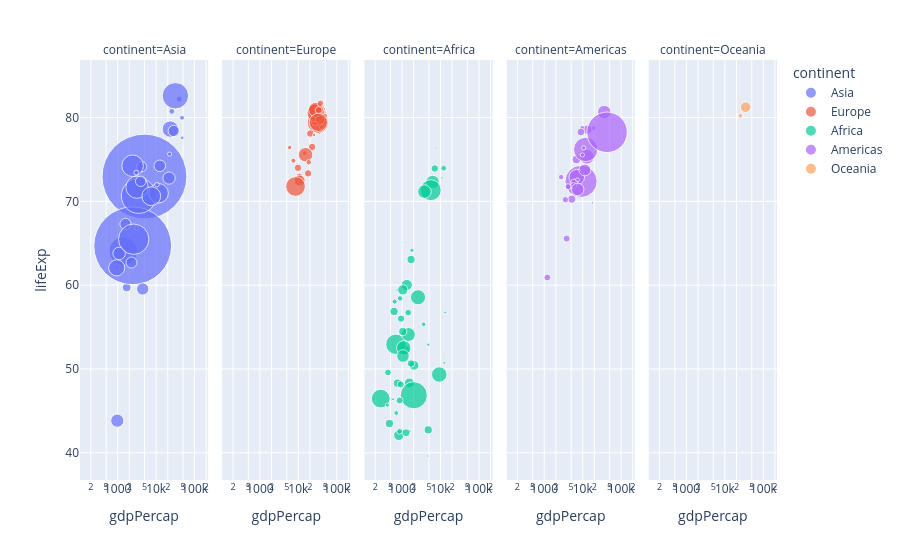

The cell this chart's notebook holds for it:
### Markdown cell above
### Task 5: Create Interactive Animations and Facet Plots

### Code cell
px.scatter(gapminder2007, x = "gdpPercap", y = "lifeExp", color = 'continent',
          size = "pop", size_max = 60, hover_name = "country", facet_col = "continent", log_x = True)

### Figure 1 — Plotly figure (JSON) as saved in the notebook; plotly's stock layout.template omitted (floating-point values rounded to 4 significant figures)
{"data": [{"hovertemplate": "<b>%{hovertext}</b><br><br>continent=Asia<br>gdpPercap=%{x}<br>lifeExp=%{y}<br>pop=%{marker.size}<extra></extra>", "hovertext": ["Afghanistan", "Bahrain", "Bangladesh", "Cambodia", "China", "Hong Kong, China", "India", "Indonesia", "Iran", "Iraq", "Israel", "Japan", "Jordan", "Korea, Dem. Rep.", "Korea, Rep.", "Kuwait", "Lebanon", "Malaysia", "Mongolia", "Myanmar", "Nepal", "Oman", "Pakistan", "Philippines", "Saudi Arabia", "Singapore", "Sri Lanka", "Syria", "Taiwan", "Thailand", "Vietnam", "West Bank and Gaza", "Yemen, Rep."], "legendgroup": "Asia", "marker": {"color": "#636efa", "size": [31889923, 708573, 150448339, 14131858, 1318683096, 6980412, 1110396331, 223547000, 69453570, 27499638, 6426679, 127467972, 6053193, 23301725, 49044790, 2505559, 3921278, 24821286, 2874127, 47761980, 28901790, 3204897, 169270617, 91077287, 27601038, 4553009, 20378239, 19314747, 23174294, 65068149, 85262356, 4018332, 22211743], "sizemode": "area", "sizeref": 366300.0, "symbol": "circle"}, "mode": "markers", "name": "Asia", "orientation": "v", "showlegend": true, "type": "scatter", "x": [974.6, 29800.0, 1391.0, 1714.0, 4959.0, 39720.0, 2452.0, 3541.0, 11610.0, 4471.0, 25520.0, 31660.0, 4519.0, 1593.0, 23350.0, 47310.0, 10460.0, 12450.0, 3096.0, 944.0, 1091.0, 22320.0, 2606.0, 3190.0, 21650.0, 47140.0, 3970.0, 4185.0, 28720.0, 7458.0, 2442.0, 3025.0, 2281.0], "xaxis": "x", "y": [43.83, 75.64, 64.06, 59.72, 72.96, 82.21, 64.7, 70.65, 70.96, 59.55, 80.75, 82.6, 72.53, 67.3, 78.62, 77.59, 71.99, 74.24, 66.8, 62.07, 63.78, 75.64, 65.48, 71.69, 72.78, 79.97, 72.4, 74.14, 78.4, 70.62, 74.25, 73.42, 62.7], "yaxis": "y"}, {"hovertemplate": "<b>%{hovertext}</b><br><br>continent=Europe<br>gdpPercap=%{x}<br>lifeExp=%{y}<br>pop=%{marker.size}<extra></extra>", "hovertext": ["Albania", "Austria", "Belgium", "Bosnia and Herzegovina", "Bulgaria", "Croatia", "Czech Republic", "Denmark", "Finland", "France", "Germany", "Greece", "Hungary", "Iceland", "Ireland", "Italy", "Montenegro", "Netherlands", "Norway", "Poland", "Portugal", "Romania", "Serbia", "Slovak Republic", "Slovenia", "Spain", "Sweden", "Switzerland", "Turkey", "United Kingdom"], "legendgroup": "Europe", "marker": {"color": "#EF553B", "size": [3600523, 8199783, 10392226, 4552198, 7322858, 4493312, 10228744, 5468120, 5238460, 61083916, 82400996, 10706290, 9956108, 301931, 4109086, 58147733, 684736, 16570613, 4627926, 38518241, 10642836, 22276056, 10150265, 5447502, 2009245, 40448191, 9031088, 7554661, 71158647, 60776238], "sizemode": "area", "sizeref": 366300.0, "symbol": "circle"}, "mode": "markers", "name": "Europe", "orientation": "v", "showlegend": true, "type": "scatter", "x": [5937.0, 36130.0, 33690.0, 7446.0, 10680.0, 14620.0, 22830.0, 35280.0, 33210.0, 30470.0, 32170.0, 27540.0, 18010.0, 36180.0, 40680.0, 28570.0, 9254.0, 36800.0, 49360.0, 15390.0, 20510.0, 10810.0, 9787.0, 18680.0, 25770.0, 28820.0, 33860.0, 37510.0, 8458.0, 33200.0], "xaxis": "x2", "y": [76.42, 79.83, 79.44, 74.85, 73.0, 75.75, 76.49, 78.33, 79.31, 80.66, 79.41, 79.48, 73.34, 81.76, 78.89, 80.55, 74.54, 79.76, 80.2, 75.56, 78.1, 72.48, 74.0, 74.66, 77.93, 80.94, 80.88, 81.7, 71.78, 79.42], "yaxis": "y2"}, {"hovertemplate": "<b>%{hovertext}</b><br><br>continent=Africa<br>gdpPercap=%{x}<br>lifeExp=%{y}<br>pop=%{marker.size}<extra></extra>", "hovertext": ["Algeria", "Angola", "Benin", "Botswana", "Burkina Faso", "Burundi", "Cameroon", "Central African Republic", "Chad", "Comoros", "Congo, Dem. Rep.", "Congo, Rep.", "Cote d'Ivoire", "Djibouti", "Egypt", "Equatorial Guinea", "Eritrea", "Ethiopia", "Gabon", "Gambia", "Ghana", "Guinea", "Guinea-Bissau", "Kenya", "Lesotho", "Liberia", "Libya", "Madagascar", "Malawi", "Mali", "Mauritania", "Mauritius", "Morocco", "Mozambique", "Namibia", "Niger", "Nigeria", "Reunion", "Rwanda", "Sao Tome and Principe", "Senegal", "Sierra Leone", "Somalia", "South Africa", "Sudan", "Swaziland", "Tanzania", "Togo", "Tunisia", "Uganda", "Zambia", "Zimbabwe"], "legendgroup": "Africa", "marker": {"color": "#00cc96", "size": [33333216, 12420476, 8078314, 1639131, 14326203, 8390505, 17696293, 4369038, 10238807, 710960, 64606759, 3800610, 18013409, 496374, 80264543, 551201, 4906585, 76511887, 1454867, 1688359, 22873338, 9947814, 1472041, 35610177, 2012649, 3193942, 6036914, 19167654, 13327079, 12031795, 3270065, 1250882, 33757175, 19951656, 2055080, 12894865, 135031164, 798094, 8860588, 199579, 12267493, 6144562, 9118773, 43997828, 42292929, 1133066, 38139640, 5701579, 10276158, 29170398, 11746035, 12311143], "sizemode": "area", "sizeref": 366300.0, "symbol": "circle"}, "mode": "markers", "name": "Africa", "orientation": "v", "showlegend": true, "type": "scatter", "x": [6223.0, 4797.0, 1441.0, 12570.0, 1217.0, 430.1, 2042.0, 706.0, 1704.0, 986.1, 277.6, 3633.0, 1545.0, 2082.0, 5581.0, 12150.0, 641.4, 690.8, 13210.0, 752.7, 1328.0, 942.7, 579.2, 1463.0, 1569.0, 414.5, 12060.0, 1045.0, 759.3, 1043.0, 1803.0, 10960.0, 3820.0, 823.7, 4811.0, 619.7, 2014.0, 7670.0, 863.1, 1598.0, 1712.0, 862.5, 926.1, 9270.0, 2602.0, 4513.0, 1107.0, 883.0, 7093.0, 1056.0, 1271.0, 469.7], "xaxis": "x3", "y": [72.3, 42.73, 56.73, 50.73, 52.3, 49.58, 50.43, 44.74, 50.65, 65.15, 46.46, 55.32, 48.33, 54.79, 71.34, 51.58, 58.04, 52.95, 56.73, 59.45, 60.02, 56.01, 46.39, 54.11, 42.59, 45.68, 73.95, 59.44, 48.3, 54.47, 64.16, 72.8, 71.16, 42.08, 52.91, 56.87, 46.86, 76.44, 46.24, 65.53, 63.06, 42.57, 48.16, 49.34, 58.56, 39.61, 52.52, 58.42, 73.92, 51.54, 42.38, 43.49], "yaxis": "y3"}, {"hovertemplate": "<b>%{hovertext}</b><br><br>continent=Americas<br>gdpPercap=%{x}<br>lifeExp=%{y}<br>pop=%{marker.size}<extra></extra>", "hovertext": ["Argentina", "Bolivia", "Brazil", "Canada", "Chile", "Colombia", "Costa Rica", "Cuba", "Dominican Republic", "Ecuador", "El Salvador", "Guatemala", "Haiti", "Honduras", "Jamaica", "Mexico", "Nicaragua", "Panama", "Paraguay", "Peru", "Puerto Rico", "Trinidad and Tobago", "United States", "Uruguay", "Venezuela"], "legendgroup": "Americas", "marker": {"color": "#ab63fa", "size": [40301927, 9119152, 190010647, 33390141, 16284741, 44227550, 4133884, 11416987, 9319622, 13755680, 6939688, 12572928, 8502814, 7483763, 2780132, 108700891, 5675356, 3242173, 6667147, 28674757, 3942491, 1056608, 301139947, 3447496, 26084662], "sizemode": "area", "sizeref": 366300.0, "symbol": "circle"}, "mode": "markers", "name": "Americas", "orientation": "v", "showlegend": true, "type": "scatter", "x": [12780.0, 3822.0, 9066.0, 36320.0, 13170.0, 7007.0, 9645.0, 8948.0, 6025.0, 6873.0, 5728.0, 5186.0, 1202.0, 3548.0, 7321.0, 11980.0, 2749.0, 9809.0, 4173.0, 7409.0, 19330.0, 18010.0, 42950.0, 10610.0, 11420.0], "xaxis": "x4", "y": [75.32, 65.55, 72.39, 80.65, 78.55, 72.89, 78.78, 78.27, 72.23, 74.99, 71.88, 70.26, 60.92, 70.2, 72.57, 76.19, 72.9, 75.54, 71.75, 71.42, 78.75, 69.82, 78.24, 76.38, 73.75], "yaxis": "y4"}, {"hovertemplate": "<b>%{hovertext}</b><br><br>continent=Oceania<br>gdpPercap=%{x}<br>lifeExp=%{y}<br>pop=%{marker.size}<extra></extra>", "hovertext": ["Australia", "New Zealand"], "legendgroup": "Oceania", "marker": {"color": "#FFA15A", "size": [20434176, 4115771], "sizemode": "area", "sizeref": 366300.0, "symbol": "circle"}, "mode": "markers", "name": "Oceania", "orientation": "v", "showlegend": true, "type": "scatter", "x": [34440.0, 25190.0], "xaxis": "x5", "y": [81.23, 80.2], "yaxis": "y5"}], "layout": {"annotations": [{"font": {}, "showarrow": false, "text": "continent=Asia", "x": 0.092, "xanchor": "center", "xref": "paper", "y": 1, "yanchor": "bottom", "yref": "paper"}, {"font": {}, "showarrow": false, "text": "continent=Europe", "x": 0.296, "xanchor": "center", "xref": "paper", "y": 1, "yanchor": "bottom", "yref": "paper"}, {"font": {}, "showarrow": false, "text": "continent=Africa", "x": 0.5, "xanchor": "center", "xref": "paper", "y": 1, "yanchor": "bottom", "yref": "paper"}, {"font": {}, "showarrow": false, "text": "continent=Americas", "x": 0.704, "xanchor": "center", "xref": "paper", "y": 1, "yanchor": "bottom", "yref": "paper"}, {"font": {}, "showarrow": false, "text": "continent=Oceania", "x": 0.908, "xanchor": "center", "xref": "paper", "y": 1, "yanchor": "bottom", "yref": "paper"}], "legend": {"itemsizing": "constant", "title": {"text": "continent"}, "tracegroupgap": 0}, "margin": {"t": 60}, "xaxis": {"anchor": "y", "domain": [0, 0.184], "title": {"text": "gdpPercap"}, "type": "log"}, "xaxis2": {"anchor": "y2", "domain": [0.204, 0.388], "matches": "x", "title": {"text": "gdpPercap"}, "type": "log"}, "xaxis3": {"anchor": "y3", "domain": [0.408, 0.592], "matches": "x", "title": {"text": "gdpPercap"}, "type": "log"}, "xaxis4": {"anchor": "y4", "domain": [0.612, 0.796], "matches": "x", "title": {"text": "gdpPercap"}, "type": "log"}, "xaxis5": {"anchor": "y5", "domain": [0.816, 1], "matches": "x", "title": {"text": "gdpPercap"}, "type": "log"}, "yaxis": {"anchor": "x", "domain": [0, 1], "title": {"text": "lifeExp"}}, "yaxis2": {"anchor": "x2", "domain": [0, 1], "matches": "y", "showticklabels": false}, "yaxis3": {"anchor": "x3", "domain": [0, 1], "matches": "y", "showticklabels": false}, "yaxis4": {"anchor": "x4", "domain": [0, 1], "matches": "y", "showticklabels": false}, "yaxis5": {"anchor": "x5", "domain": [0, 1], "matches": "y", "showticklabels": false}}}
